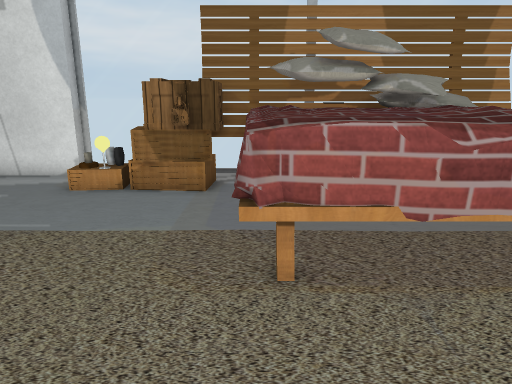
view 1 (above)

20 first-person views from a walk through a 3-D level made in the Unity game engine. The camera is 1.2 m above the floor, tilts 14° down and sees 70° across. Doors are open. The floor is counted in squares, 0.45 m on a side. Each view is taken from the middle of a square. On the plan, view 1 faces up. The plan holds only what a view shows up to about 20 squares ahead; the rest is blank. The player character is not drawn. Some animated figures are left out. Some surface patterns are stand-ins.

view 2
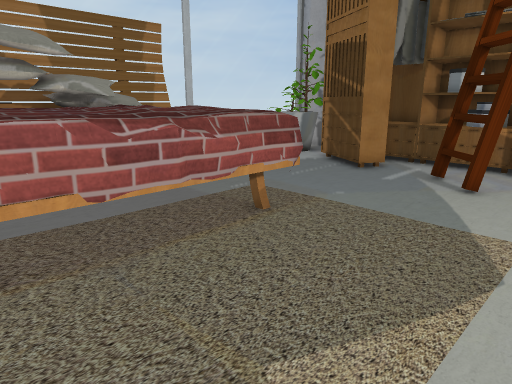

view 3
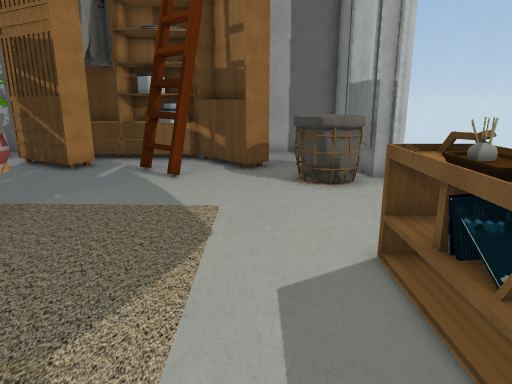

view 4
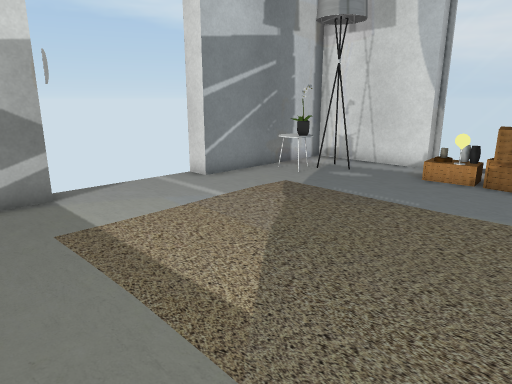

view 5
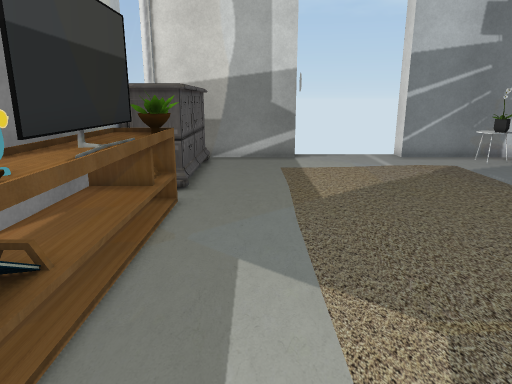

view 6
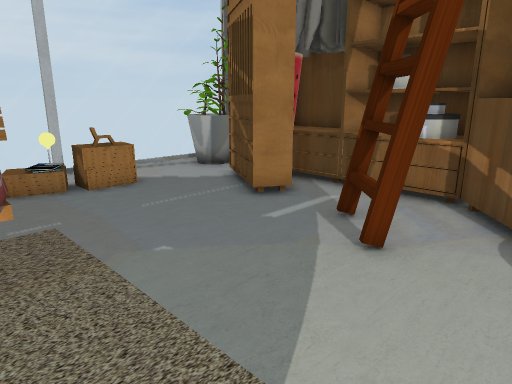

view 7
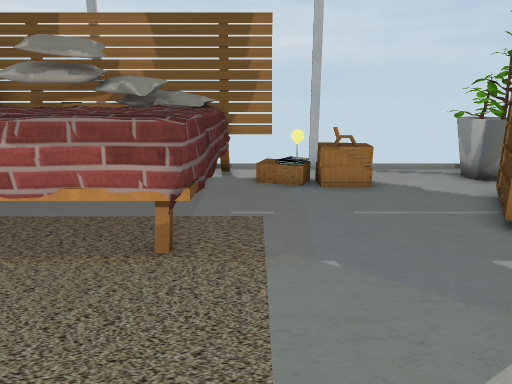

view 8
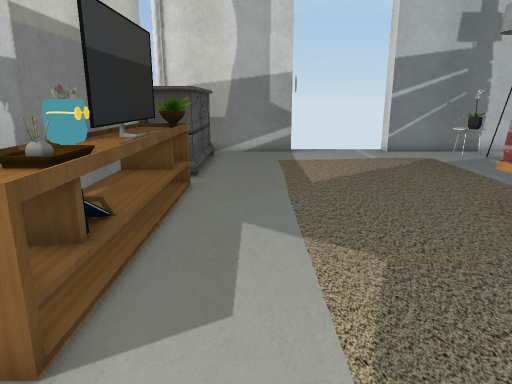

view 9
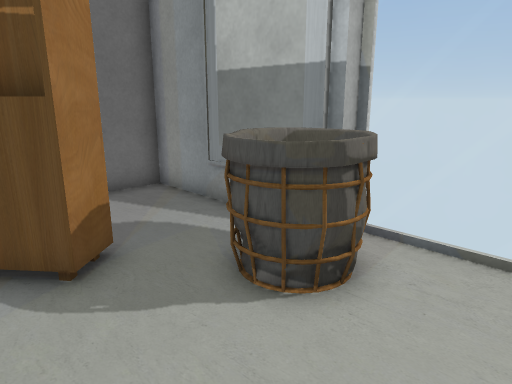

view 10
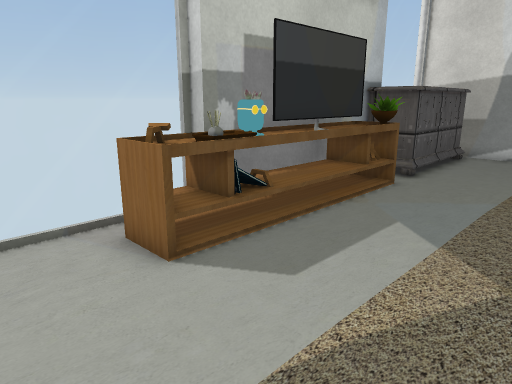

view 11
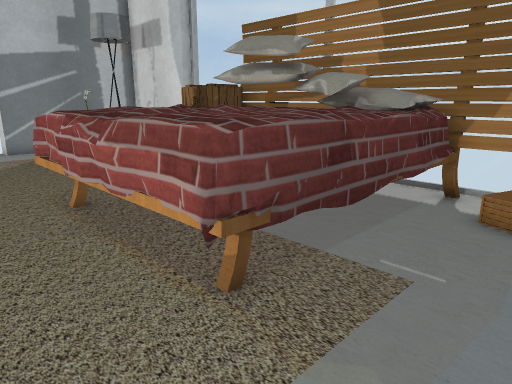

view 12
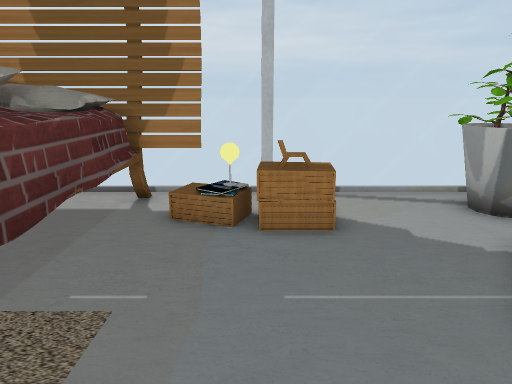

view 13
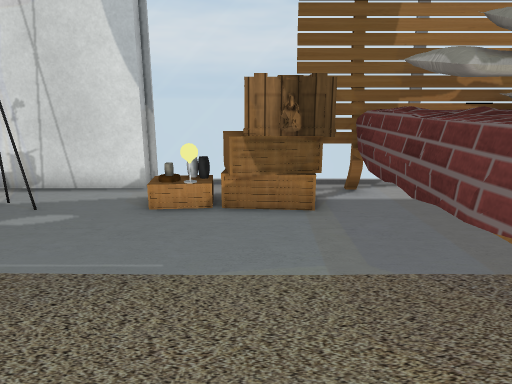

view 14
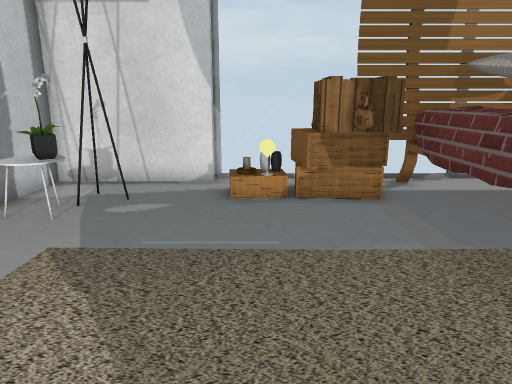

view 15
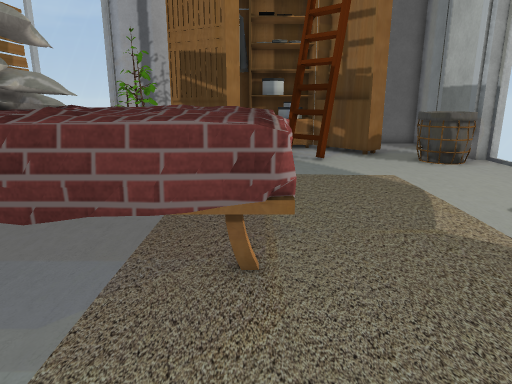

view 16
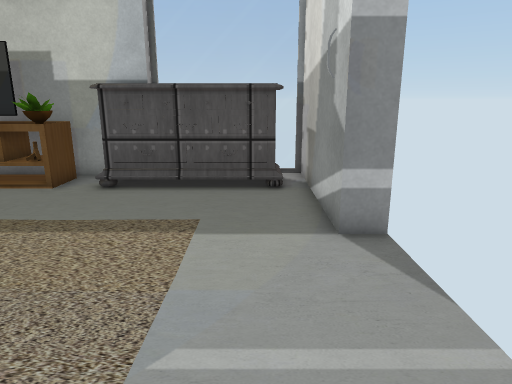

view 17
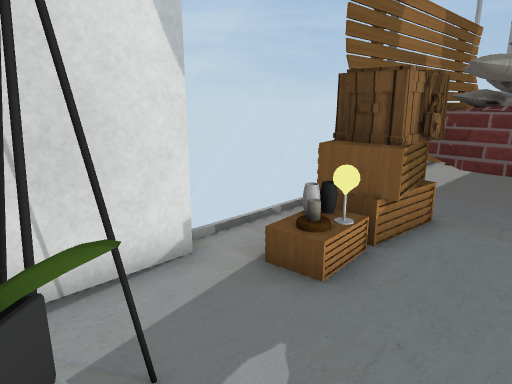

view 18
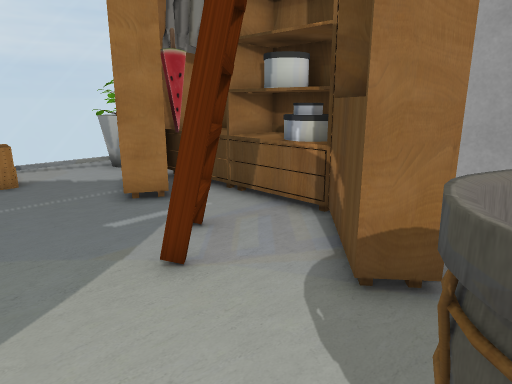

view 19
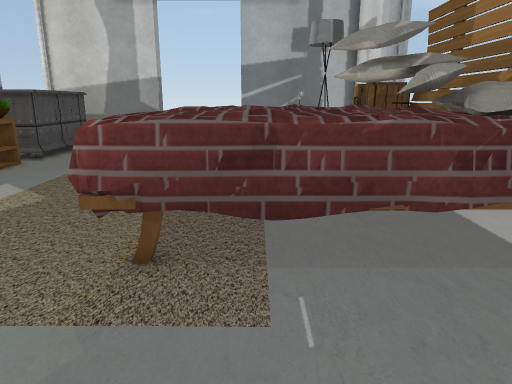

view 20
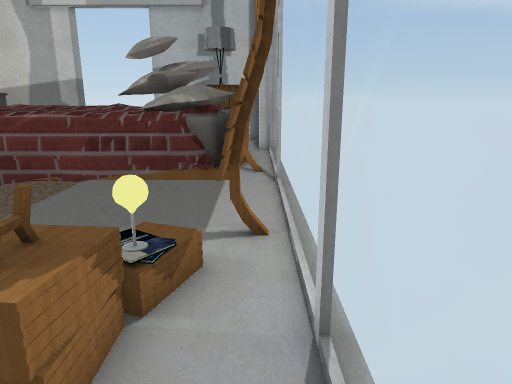

### Floor plan
Key: @ floor where view 1 was taken; # wall or solid block; . floor; D open door; = window, fence, low wall or low ledge; B bed; A box; C chest; R rug; P plant; L ladder; S basket; M mirror; E lamp; T TV; O other object.
Columns run from 13 left of view 1 to 18 right of it. Each row starts with its distance up from view 1.
 14       #=======================
 13  ######....BBBBBBBBBBBB......PP
 12  #......OAC CBBBBBBBBB......PPP
 11  #..E...OAACCBBBBBBBB.OAAA..PPP
 10  #OP.........BBBBBBBB..AA.....
  9  #OP.........BBBBBBBB.......OOOO
  8  #...........BBBBBBBB......OOOOO
  7 ##...........BBBBBBBB.....OOOOOO
  6 #DD..       RBBBBBBBB.....OO OOO
  5  DD..   .    BBBBBBBB........OOO
  4  DD..        BBBBBBBB........OOO
  3  DD..                ......L.OOO
  2  DD..     .          ....LO..OOO
  1 ##D..   .            .....L.OOO
  0  #...........@.............OOO
 -1  #.........................OO
 -2  #......................SS.....
 -3  #OOOOOOOPPOOOOOOOO....SSSS....
 -4  #O     OPPTTTTPOOO....SSSS....
 -5  #     O########OOO.. ..S#MMM###
 -6  #=    ##      ##===  ===#

Where each view was taken, in squares from view 1:
view 1: 0 up, 0 right, facing up
view 2: 1 down, 0 right, facing up-right
view 3: 1 down, 1 left, facing right
view 4: 2 down, 1 left, facing up-left
view 5: 1 down, 6 right, facing left
view 6: 1 down, 6 right, facing up-right
view 7: 1 down, 8 right, facing up
view 8: 1 down, 8 right, facing left
view 9: 1 up, 8 right, facing down-right
view 10: 2 up, 8 right, facing down-left
view 11: 2 up, 10 right, facing up-left
view 12: 3 up, 10 right, facing up
view 13: 2 up, 3 left, facing up
view 14: 1 up, 5 left, facing up
view 15: 5 up, 5 left, facing right
view 16: 8 up, 10 left, facing down
view 17: 8 up, 10 left, facing up-right
view 18: 3 down, 9 right, facing up-right
view 19: 7 up, 12 right, facing left
view 20: 13 up, 14 right, facing left
